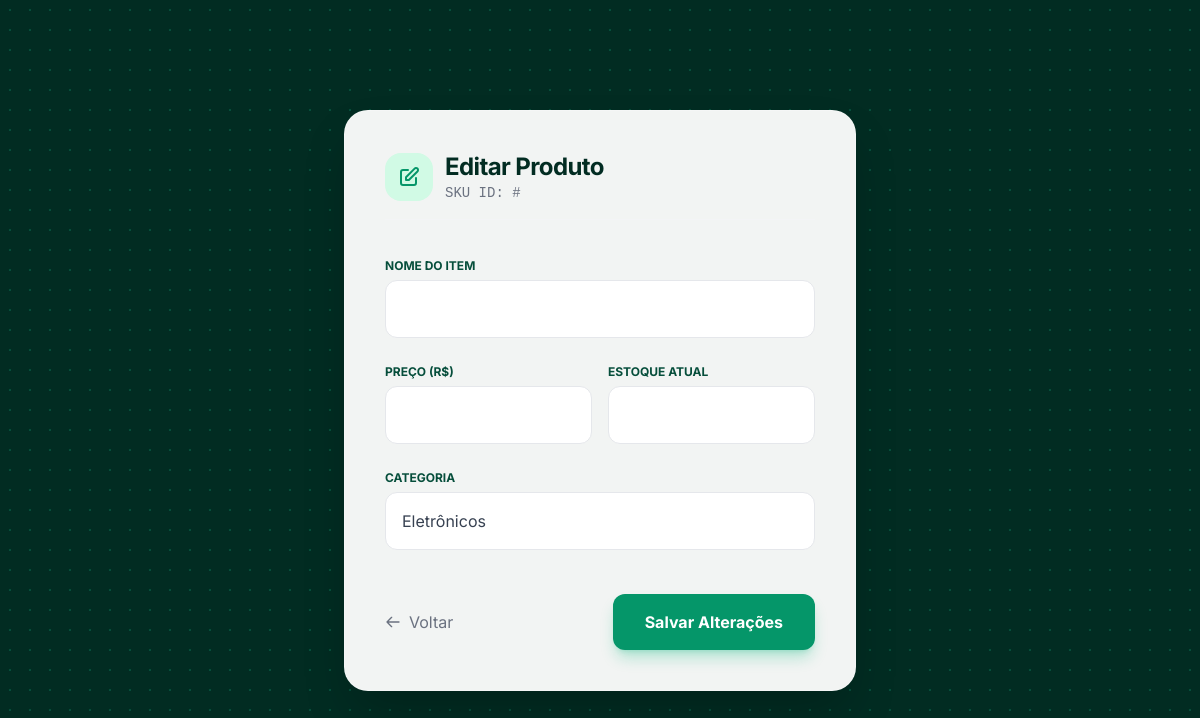
The app's page /produtos/2/editar, older data.
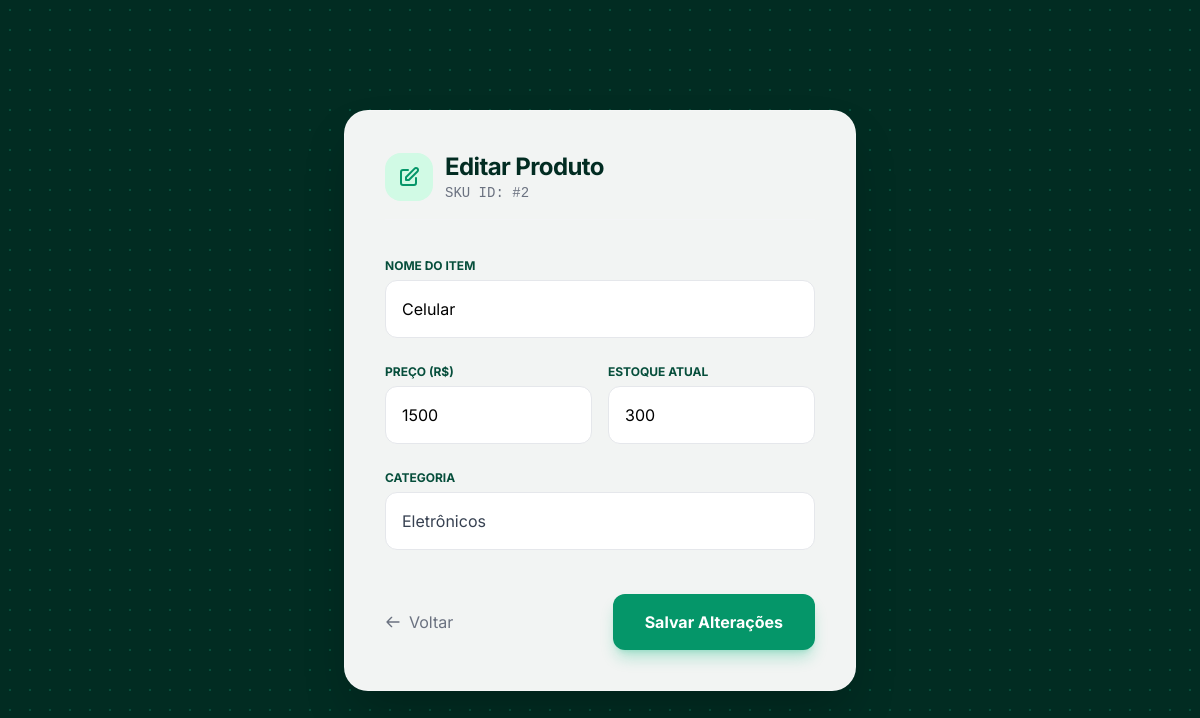
The same page, newer data.
### models.py (models this page shows)
class Produto(Base):
    __tablename__ = 'produtos'
    id = Column(Integer, primary_key=True, autoincrement=True)
    nome = Column(String, nullable=False)
    preco = Column(Integer, nullable=False)
    estoque = Column(Integer, nullable=False)
    categoria_id = Column(Integer, ForeignKey('categorias.id'), nullable=False)
    categoria = relationship("Categoria", back_populates="produtos")

class Categoria(Base):
    __tablename__ = 'categorias'
    id = Column(Integer, primary_key=True, autoincrement=True)
    nome = Column(String, nullable=False)
    descricao = Column(String, nullable=True)
    produtos = relationship("Produto", back_populates="categoria")

### main.py (the view)
@app.get("/produtos/{id}/editar")
def editar_produto(id: int, request: Request, db: Session = Depends(get_db)):
    produto = db.query(Produto).filter_by(id=id).first()
    categorias = db.query(Categoria).all()  # Necessário para o select de categorias
    return templates.TemplateResponse(
        request,
        "atualizar_produto.html",
        {
            "request": request,
            "produto": produto,
            "categorias": categorias
        }
    )

### templates/atualizar_produto.html (shortened to what this page needs)
<!DOCTYPE html>
<html lang="pt-br">
<head>
    <script src="https://cdn.tailwindcss.com"></script>
</head>
<body class="flex items-center justify-center min-h-screen p-4">
    <div class="bg-white/95 backdrop-blur-sm p-10 rounded-3xl shadow-2xl w-full max-w-lg border border-white/20">
        <div class="flex items-center gap-3 mb-8 pb-4 border-b border-gray-100">
            <div class="p-3 bg-emerald-100 rounded-2xl text-emerald-600">
                <svg class="w-6 h-6" fill="none" stroke="currentColor" viewBox="0 0 24 24"><path stroke-linecap="round" stroke-linejoin="round" stroke-width="2" d="M11 5H6a2 2 0 00-2 2v11a2 2 0 002 2h11a2 2 0 002-2v-5m-1.414-9.414a2 2 0 112.828 2.828L11.828 15H9v-2.828l8.586-8.586z"></path></svg>
            </div>
            <div>
                <h2 class="text-2xl font-bold text-emerald-950 tracking-tight">Editar Produto</h2>
                <p class="text-sm text-gray-500 font-mono">SKU ID: #{{ produto.id }}</p>
            </div>
        </div>
        <form action="/produtos/{{ produto.id }}/editar" method="POST" class="space-y-5">
            <div class="space-y-1">
                <label class="text-xs font-bold text-emerald-900 uppercase">Nome do Item</label>
                <input type="text" name="nome" value="{{ produto.nome }}" required class="w-full border border-gray-200 p-4 rounded-xl focus:ring-2 focus:ring-emerald-200 bg-white">
            </div>
            <div class="grid grid-cols-2 gap-4">
                <div class="space-y-1">
                    <label class="text-xs font-bold text-emerald-900 uppercase">Preço (R$)</label>
                    <input type="number" step="0.01" name="preco" value="{{ produto.preco }}" required class="w-full border border-gray-200 p-4 rounded-xl focus:ring-2 focus:ring-emerald-200 bg-white">
                </div>
                <div class="space-y-1">
                    <label class="text-xs font-bold text-emerald-900 uppercase">Estoque Atual</label>
                    <input type="number" name="estoque" value="{{ produto.estoque }}" required class="w-full border border-gray-200 p-4 rounded-xl focus:ring-2 focus:ring-emerald-200 bg-white">
                </div>
            </div>
            <div class="space-y-1">
                <label class="text-xs font-bold text-emerald-900 uppercase">Categoria</label>
                <select name="categoria_id" required class="w-full border border-gray-200 p-4 rounded-xl focus:ring-2 focus:ring-emerald-200 bg-white appearance-none text-gray-700">
                    {% for cat in categorias %}
                    <option value="{{ cat.id }}" {% if cat.id == produto.categoria_id %}selected{% endif %}>
                        {{ cat.nome }}
                    </option>
                    {% endfor %}
                </select>
            </div>
            <div class="flex justify-between items-center pt-6">
                <a href="/produtos" class="text-gray-500 hover:text-emerald-700 transition flex items-center gap-2">
                    <svg class="w-4 h-4" fill="none" stroke="currentColor" viewBox="0 0 24 24"><path stroke-linecap="round" stroke-linejoin="round" stroke-width="2" d="M10 19l-7-7m0 0l7-7m-7 7h18"></path></svg>
                    Voltar
                </a>
                <button type="submit" class="bg-emerald-600 text-white px-8 py-4 rounded-xl font-bold hover:bg-emerald-700 shadow-lg shadow-emerald-500/30">
                    Salvar Alterações
                </button>
            </div>
        </form>
    </div>
</body>
</html>

Row changes from the older to the newer data that the page shows:
added Produto: id "2", nome "Celular", preco "1500", estoque "300", categoria_id "Eletrônicos"
Text that changed along with them:
form field categoria_id: "Eletrônicos" → (not shown)
